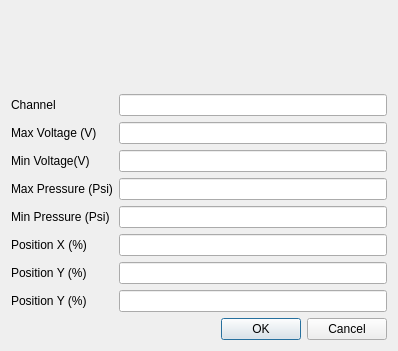
<?xml version="1.0" encoding="UTF-8"?>
<ui version="4.0">
 <class>Dialog</class>
 <widget class="QDialog" name="Dialog">
  <property name="geometry">
   <rect>
    <x>0</x>
    <y>0</y>
    <width>398</width>
    <height>351</height>
   </rect>
  </property>
  <property name="windowTitle">
   <string>PT-Voltage read</string>
  </property>
  <layout class="QFormLayout" name="formLayout">
   <item row="1" column="0">
    <widget class="QLabel" name="label">
     <property name="text">
      <string>Channel</string>
     </property>
    </widget>
   </item>
   <item row="1" column="1">
    <widget class="QLineEdit" name="lineEdit"/>
   </item>
   <item row="2" column="0">
    <widget class="QLabel" name="label_2">
     <property name="text">
      <string>Max Voltage (V)</string>
     </property>
    </widget>
   </item>
   <item row="2" column="1">
    <widget class="QLineEdit" name="lineEdit_2"/>
   </item>
   <item row="3" column="0">
    <widget class="QLabel" name="label_3">
     <property name="text">
      <string>Min Voltage(V)</string>
     </property>
    </widget>
   </item>
   <item row="3" column="1">
    <widget class="QLineEdit" name="lineEdit_3"/>
   </item>
   <item row="4" column="0">
    <widget class="QLabel" name="label_4">
     <property name="text">
      <string>Max Pressure (Psi)</string>
     </property>
    </widget>
   </item>
   <item row="4" column="1">
    <widget class="QLineEdit" name="lineEdit_4"/>
   </item>
   <item row="5" column="0">
    <widget class="QLabel" name="label_5">
     <property name="text">
      <string>Min Pressure (Psi)</string>
     </property>
    </widget>
   </item>
   <item row="5" column="1">
    <widget class="QLineEdit" name="lineEdit_5"/>
   </item>
   <item row="6" column="0">
    <widget class="QLabel" name="label_7">
     <property name="text">
      <string>Position X (%)</string>
     </property>
    </widget>
   </item>
   <item row="6" column="1">
    <widget class="QLineEdit" name="lineEdit_7"/>
   </item>
   <item row="7" column="0">
    <widget class="QLabel" name="label_6">
     <property name="text">
      <string>Position Y (%)</string>
     </property>
    </widget>
   </item>
   <item row="7" column="1">
    <widget class="QLineEdit" name="lineEdit_6"/>
   </item>
   <item row="8" column="0">
    <widget class="QLabel" name="label_8">
     <property name="text">
      <string>Position Y (%)</string>
     </property>
    </widget>
   </item>
   <item row="8" column="1">
    <widget class="QLineEdit" name="lineEdit_8"/>
   </item>
   <item row="9" column="1">
    <widget class="QDialogButtonBox" name="buttonBox">
     <property name="orientation">
      <enum>Qt::Horizontal</enum>
     </property>
     <property name="standardButtons">
      <set>QDialogButtonBox::Cancel|QDialogButtonBox::Ok</set>
     </property>
    </widget>
   </item>
   <item row="0" column="1">
    <spacer name="verticalSpacer">
     <property name="orientation">
      <enum>Qt::Vertical</enum>
     </property>
     <property name="sizeHint" stdset="0">
      <size>
       <width>20</width>
       <height>40</height>
      </size>
     </property>
    </spacer>
   </item>
  </layout>
 </widget>
 <resources/>
 <connections>
  <connection>
   <sender>buttonBox</sender>
   <signal>accepted()</signal>
   <receiver>Dialog</receiver>
   <slot>accept()</slot>
   <hints>
    <hint type="sourcelabel">
     <x>248</x>
     <y>254</y>
    </hint>
    <hint type="destinationlabel">
     <x>157</x>
     <y>274</y>
    </hint>
   </hints>
  </connection>
  <connection>
   <sender>buttonBox</sender>
   <signal>rejected()</signal>
   <receiver>Dialog</receiver>
   <slot>reject()</slot>
   <hints>
    <hint type="sourcelabel">
     <x>316</x>
     <y>260</y>
    </hint>
    <hint type="destinationlabel">
     <x>286</x>
     <y>274</y>
    </hint>
   </hints>
  </connection>
 </connections>
</ui>
